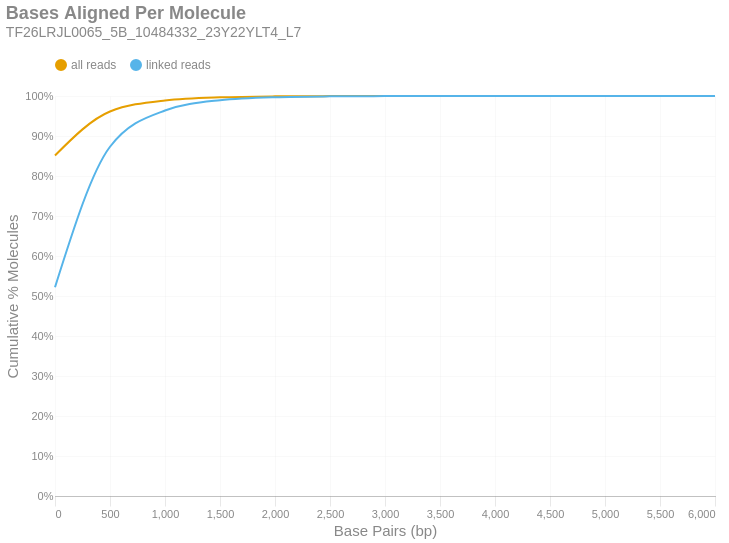

The notebook cell this image was saved under:
### Markdown cell above
### Bases Aligned Per Molecule
This is a cumulative frequency distribution showing the number of base pairs aligned per unique molecule. These data are shown in 500 bp bins. There are two distributions: one with `all reads` (yellow) and another with only `linked reads` (blue). The percent of molecules in the `linked reads` distribution is relative to the total number of linked molecules.

### Code cell
if SKIPLR:
    print_html(f"Skipped")
else:
    binned_df = consolidated_hist(valids['aligned_bp'], mask, 500, True)
    with SafeRender(binned_df):
        (
            density_plot(binned_df, 'Bases Aligned Per Molecule', samplename, 'basesper')
            .encode(
                x=alt.X('bin:Q', title="Base Pairs (bp)").axis(tickMinStep=500).scale(padding=0),
                y=alt.Y('value:Q', title='Cumulative % Molecules')
                    .axis(format='%')
                    .scale(domain = [0,1])
                    .stack(False),
                color=alt.Color("key:N").scale(domain = ["all reads", "linked reads"]),
                tooltip = [
                    alt.Tooltip("key:N", title = "Data Type"),
                    alt.Tooltip("range_label:N", title="Bases Aligned Per Molecule"),
                    alt.Tooltip("value:Q", format = ".2%", title="% Molecules (Cum.)")
                ]
            )
        ).display()

### Figure 1 — Vega-Lite specification as saved in the notebook (floating-point values rounded to 4 significant figures)
{"width": "container", "height": 400, "config": {"title": {"anchor": "start", "dy": -15, "fontSize": 18, "color": "#888888", "subtitleColor": "#888888", "subtitleFontSize": 14}, "arc": {"fill": "#0072B2"}, "axis": {"domainColor": "#888888", "domainWidth": 0.5, "gridWidth": 0.2, "grid": false, "titleFontWeight": 400, "titleFontSize": 15, "labelFontSize": 11, "labelColor": "#888888", "tickColor": "#888888", "tickWidth": 0.2, "titleColor": "#888888"}, "axisBand": {"grid": false}, "axisX": {"grid": true, "tickSize": 10, "domainCap": "round"}, "axisY": {"domain": false, "grid": true, "tickSize": 0, "domainCap": "round"}, "background": "transparent", "header": {"labelFontSize": 15, "labelColor": "#888888", "titleFontSize": 15, "titleFontWeight": 600, "titleColor": "#888888"}, "legend": {"labelFont": "sans-serif", "labelFontSize": 12, "labelColor": "#888888", "symbolSize": 100, "symbolType": "circle", "titleFontSize": 12, "titlePadding": 10, "titleColor": "#888888", "title": null, "orient": "top"}, "range": {"category": ["#E69F00", "#56B4E9", "#009E73", "#F0E442", "#0072B2", "#D55E00", "#CC79A7", "#000000"], "diverging": ["#cfe8f3", "#a2d4ec", "#73bfe2", "#46abdb", "#1696d2", "#12719e"]}, "area": {"fill": "#0072B2", "fillOpacity": 0.7, "line": true, "strokeOpacity": 0.7}, "line": {"color": "#0072B2", "stroke": "#0072B2", "strokeWidth": 2}, "trail": {"color": "#0072B2", "stroke": "#0072B2", "strokeWidth": 0, "size": 1}, "point": {"filled": true, "fillOpacity": 1.0, "size": 95}, "text": {"color": "#888888", "fontSize": 11, "align": "right", "fontWeight": 400, "size": 11}, "bar": {"fill": "#0072B2", "stroke": null}, "view": {"stroke": null, "continuousWidth": 660, "continuousHeight": 400}}, "data": {"name": "data-c4c7ab79ce1688017978fc2b465ab168"}, "mark": {"type": "line", "interpolate": "monotone", "point": {"opacity": 0, "size": 275}}, "encoding": {"color": {"field": "key", "scale": {"domain": ["all reads", "linked reads"]}, "type": "nominal"}, "tooltip": [{"field": "key", "title": "Data Type", "type": "nominal"}, {"field": "range_label", "title": "Bases Aligned Per Molecule", "type": "nominal"}, {"field": "value", "format": ".2%", "title": "% Molecules (Cum.)", "type": "quantitative"}], "x": {"axis": {"tickMinStep": 500}, "field": "bin", "scale": {"padding": 0}, "title": "Base Pairs (bp)", "type": "quantitative"}, "y": {"axis": {"format": "%"}, "field": "value", "scale": {"domain": [0, 1]}, "stack": false, "title": "Cumulative % Molecules", "type": "quantitative"}}, "params": [{"name": "param_c36ac31b6afebe62", "select": {"type": "point", "fields": ["key"]}, "bind": "legend"}], "title": {"text": "Bases Aligned Per Molecule", "subtitle": "TF26LRJL0065_5B_10484332_23Y22YLT4_L7"}, "transform": [{"fold": ["all reads (cumsum)", "linked reads (cumsum)"]}, {"calculate": "replace(datum.key, ' (cumsum)', '')", "as": "key"}, {"filter": {"param": "param_c36ac31b6afebe62"}}], "usermeta": {"embedOptions": {"downloadFileName": "TF26LRJL0065_5B_10484332_23Y22YLT4_L7.basesper"}}, "$schema": "https://vega.github.io/schema/vega-lite/v6.4.1.json", "datasets": {"data-c4c7ab79ce1688017978fc2b465ab168": [{"bin": "0.0", "interval": "0.0-500.0", "all reads": 0.8514, "linked reads": 0.5219, "all reads (cumsum)": 0.8514, "linked reads (cumsum)": 0.5219, "range_label": "0-499"}, {"bin": "500.0", "interval": "500.0-1000.0", "all reads": 0.1099, "linked reads": 0.3512, "all reads (cumsum)": 0.9613, "linked reads (cumsum)": 0.8731, "range_label": "500-999"}, {"bin": "1000.0", "interval": "1000.0-1500.0", "all reads": 0.02767, "linked reads": 0.09067, "all reads (cumsum)": 0.989, "linked reads (cumsum)": 0.9638, "range_label": "1000-1499"}, {"bin": "1500.0", "interval": "1500.0-2000.0", "all reads": 0.007809, "linked reads": 0.02565, "all reads (cumsum)": 0.9968, "linked reads (cumsum)": 0.9894, "range_label": "1500-1999"}, {"bin": "2000.0", "interval": "2000.0-2500.0", "all reads": 0.002318, "linked reads": 0.007616, "all reads (cumsum)": 0.9991, "linked reads (cumsum)": 0.997, "range_label": "2000-2499"}, {"bin": "2500.0", "interval": "2500.0-3000.0", "all reads": 0.0006258, "linked reads": 0.002056, "all reads (cumsum)": 0.9997, "linked reads (cumsum)": 0.9991, "range_label": "2500-2999"}, {"bin": "3000.0", "interval": "3000.0-3500.0", "all reads": 0.0001827, "linked reads": 0.0006004, "all reads (cumsum)": 0.9999, "linked reads (cumsum)": 0.9997, "range_label": "3000-3499"}, {"bin": "3500.0", "interval": "3500.0-4000.0", "all reads": 6.181e-05, "linked reads": 0.0002031, "all reads (cumsum)": 1.0, "linked reads (cumsum)": 0.9999, "range_label": "3500-3999"}, {"bin": "4000.0", "interval": "4000.0-4500.0", "all reads": 1.959e-05, "linked reads": 6.437e-05, "all reads (cumsum)": 1.0, "linked reads (cumsum)": 1.0, "range_label": "4000-4499"}, {"bin": "4500.0", "interval": "4500.0-5000.0", "all reads": 1.013e-05, "linked reads": 3.329e-05, "all reads (cumsum)": 1.0, "linked reads (cumsum)": 1.0, "range_label": "4500-4999"}, {"bin": "5000.0", "interval": "5000.0-5500.0", "all reads": 1.351e-06, "linked reads": 4.439e-06, "all reads (cumsum)": 1.0, "linked reads (cumsum)": 1.0, "range_label": "5000-5499"}, {"bin": "5500.0", "interval": "5500.0-6000.0", "all reads": 1.013e-06, "linked reads": 3.329e-06, "all reads (cumsum)": 1.0, "linked reads (cumsum)": 1.0, "range_label": "5500-5999"}, {"bin": "6000.0", "interval": "6000.0-6500.0", "all reads": 3.377e-07, "linked reads": 1.11e-06, "all reads (cumsum)": 1.0, "linked reads (cumsum)": 1.0, "range_label": "6000-6499"}]}}
